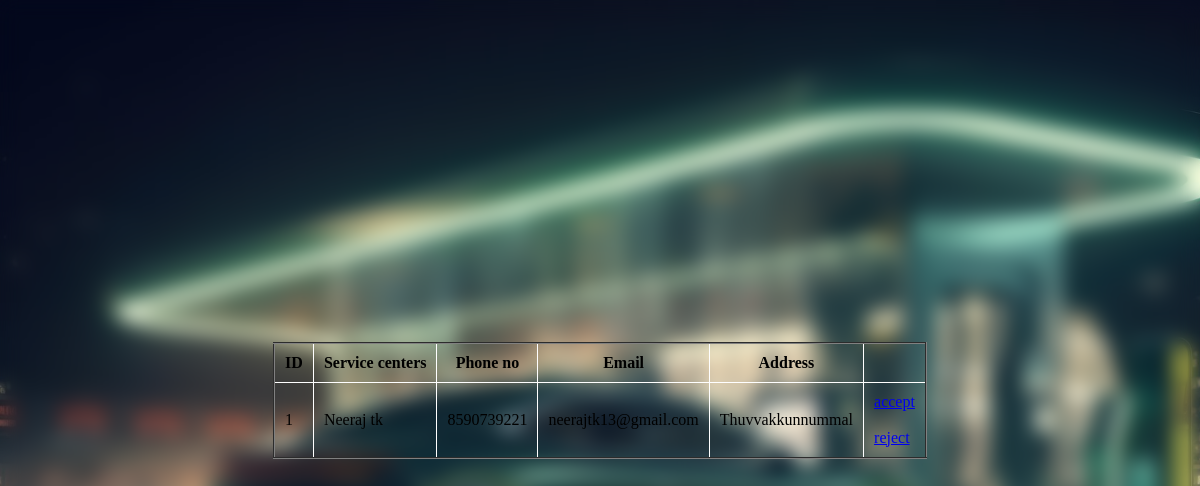
The app's page /service/ with its own data.
### evapp/models.py (models this page shows)
class ServiceTable(models.Model):
    LOGIN=models.ForeignKey(Logintable, on_delete=models.CASCADE)
    Name = models.CharField(max_length=30, blank=True, null=True)
    Email = models.CharField(max_length=30, blank=True, null=True)
    Phone = models.BigIntegerField(blank=True, null=True)
    Address = models.CharField(max_length=30, blank=True, null=True)

### evapp/views.py (the view)
# urls.py: path('service/',ServicePage.as_view(), name="service"),
class ServicePage(View):
    def get(self,request):
        obj= ServiceTable.objects.all()
        return render(request, 'manage service.html',{'obj':obj})

### template/manage service.html (shortened to what this page needs)
{% load static %}
<html lang="en">
<head>
    <link rel="stylesheet" href="{% static 'css/td.css' %}">
</head>
<body>
    <table border="2">
        <tr>
            <th>ID</th>
            <th>Service centers</th>
            <th>Phone no</th>
            <th>Email</th>
            <th>Address</th>
            <th></th>
        </tr>
        {% for i in obj %}
        <tr>
            <td>{{ forloop.counter}}</td>
            <td>{{i.Name}}</td>
            <td>{{i.Phone}}</td>
            <td>{{i.Email}}</td>
            <td>{{i.Address}}</td></td>
            <td><a href="/accept_service_center/{{i.LOGIN.id}}">accept</a><br><br>
            <a href="/reject_service_center/{{i.LOGIN.id}}">reject</a></td>
        </tr>
        {% endfor %}
    </table>
</body>
</html>

### static/css/td.css (style rules this page uses)
* { padding: 0; margin: 0; }
body { display: flex; justify-content: center; height: 100vh; align-items: center; background-image: url(./img/ev.jpg); background-size: cover; backdrop-filter: blur(10px); }
table { border-collapse: collapse ; }
td,th { border: 1px solid rgb(255, 255, 255); padding: 10px; }

### records on screen
ServiceTable: Name "Neeraj tk", Phone "8590739221", Email "neerajtk13@gmail.com", Address "Thuvvakkunnummal"
